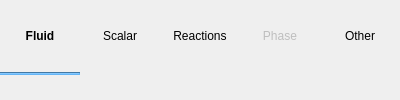
          <widget class="QWidget" name="tab_frame" native="true">
           <property name="styleSheet">
            <string notr="true">QPushButton:hover {color:#64B5F6; background-color: transparent;}
QPushButton:pressed { color: #64B5F6; background-color: transparent; }
QPushButton:checked { font: bold; background-color: transparent; }
      </string>
           </property>
           <layout class="QGridLayout" name="tab_layout">
            <property name="leftMargin">
             <number>0</number>
            </property>
            <property name="topMargin">
             <number>0</number>
            </property>
            <property name="rightMargin">
             <number>0</number>
            </property>
            <property name="bottomMargin">
             <number>0</number>
            </property>
            <property name="spacing">
             <number>0</number>
            </property>
            <item row="0" column="4">
             <widget class="QPushButton" name="pushbutton_other">
              <property name="autoFillBackground">
               <bool>false</bool>
              </property>
              <property name="text">
               <string>Other</string>
              </property>
              <property name="flat">
               <bool>true</bool>
              </property>
             </widget>
            </item>
            <item row="0" column="2">
             <widget class="QPushButton" name="pushbutton_reactions">
              <property name="text">
               <string>Reactions</string>
              </property>
              <property name="flat">
               <bool>true</bool>
              </property>
             </widget>
            </item>
            <item row="0" column="0">
             <widget class="QPushButton" name="pushbutton_fluid">
              <property name="font">
               <font>
                <weight>75</weight>
                <bold>true</bold>
               </font>
              </property>
              <property name="text">
               <string>Fluid</string>
              </property>
              <property name="flat">
               <bool>true</bool>
              </property>
             </widget>
            </item>
            <item row="1" column="0">
             <widget class="Line" name="tab_underline">
              <property name="sizePolicy">
               <sizepolicy hsizetype="Preferred" vsizetype="Fixed">
                <horstretch>0</horstretch>
                <verstretch>0</verstretch>
               </sizepolicy>
              </property>
              <property name="minimumSize">
               <size>
                <width>0</width>
                <height>3</height>
               </size>
              </property>
              <property name="maximumSize">
               <size>
                <width>16777215</width>
                <height>3</height>
               </size>
              </property>
              <property name="styleSheet">
               <string notr="true">QWidget{
  background-color: #64B5F6;
  border-color: #64B5F6;
}</string>
              </property>
              <property name="orientation">
               <enum>Qt::Horizontal</enum>
              </property>
             </widget>
            </item>
            <item row="0" column="1">
             <widget class="QPushButton" name="pushbutton_scalar">
              <property name="text">
               <string>Scalar</string>
              </property>
              <property name="flat">
               <bool>true</bool>
              </property>
             </widget>
            </item>
            <item row="0" column="3">
             <widget class="QPushButton" name="pushbutton_phase">
              <property name="enabled">
               <bool>false</bool>
              </property>
              <property name="text">
               <string>Phase</string>
              </property>
              <property name="flat">
               <bool>true</bool>
              </property>
             </widget>
            </item>
           </layout>
          </widget>
